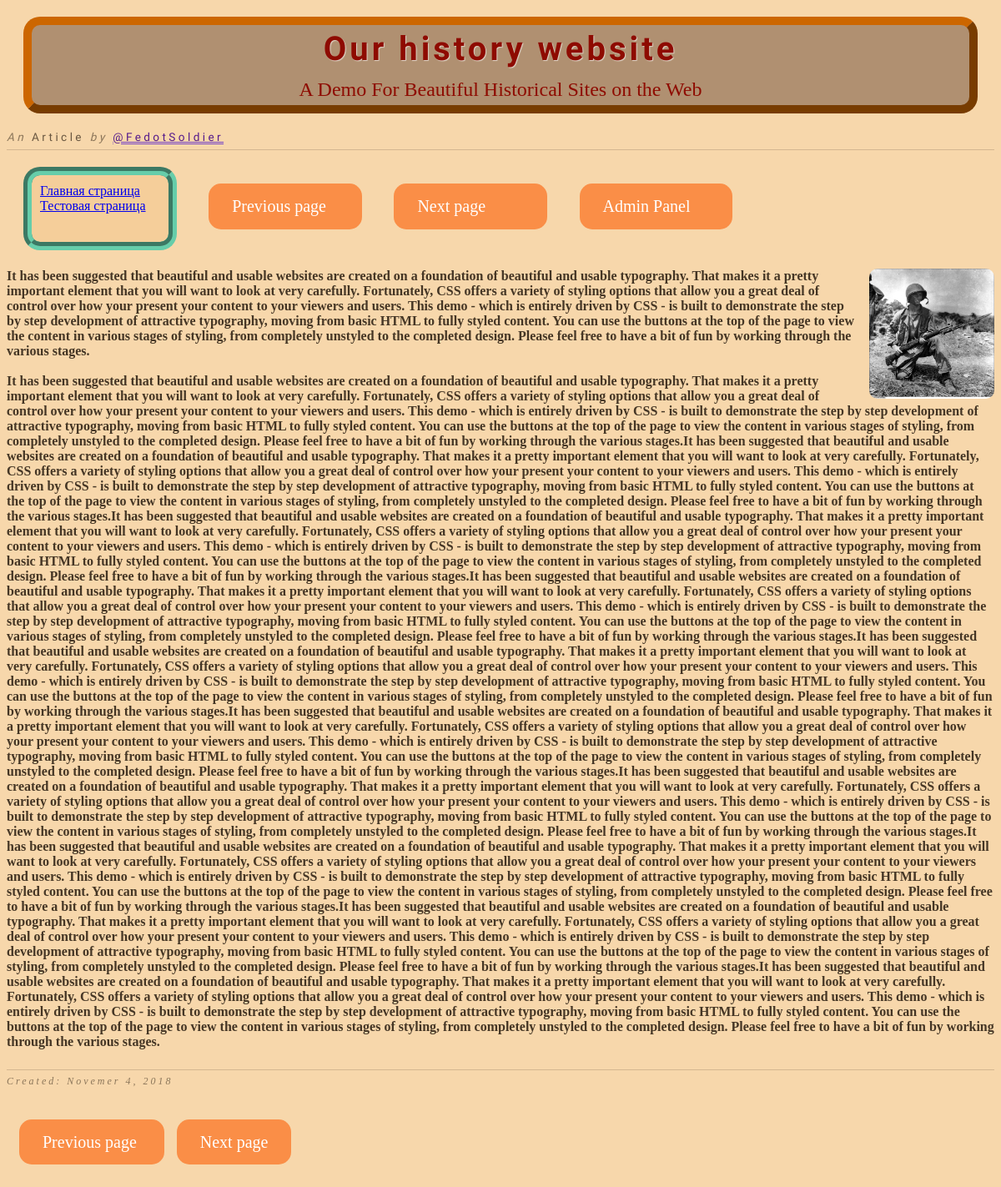
Before: / with the older database file.
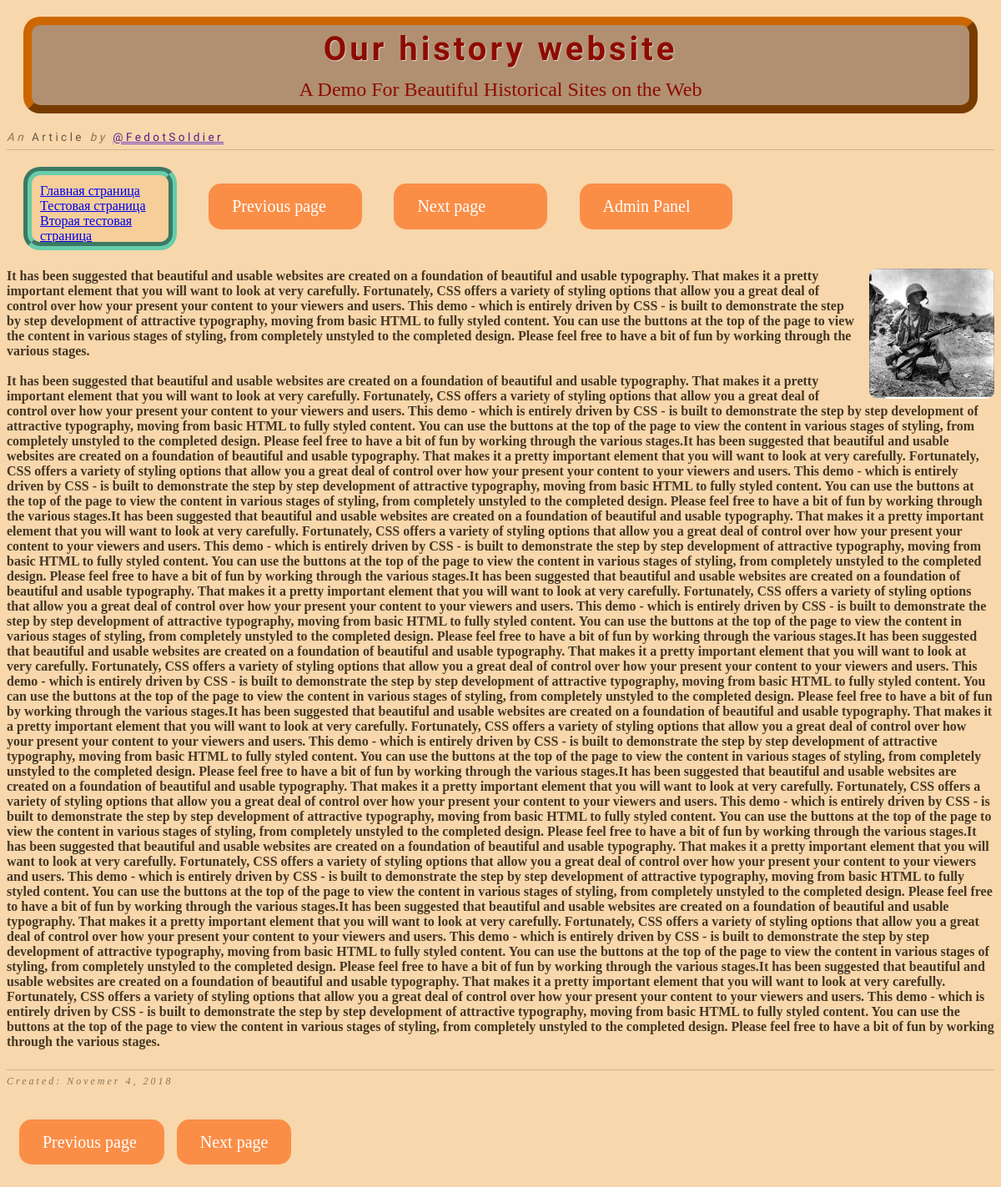
After: the same page with the newer database file.
### main/models.py (models this page shows, shortened)
class Page(models.Model):
	title = models.CharField(max_length=200)
	urlpattern_name = models.CharField(max_length=100)
	sort = models.IntegerField()

### main/views.py (the view)
# urls.py: path('', views.page_detail, {'pattern':'main_page'}),
def page_detail(request, pattern):
	pages = Page.objects.order_by('sort')
	return render(request, 'main/{}.html'.format(pattern), {'pages':pages})

### main/templates/main/main_page.html (shortened to what the changed rows need)
{% extends 'main/base.html' %}
{% load staticfiles %}
{% block links %}
	<link rel="stylesheet" href="{% static 'css/mainPage.css' %}">
{% endblock %}
{% block headline %}
	Our history website<span>A Demo For Beautiful Historical Sites on the Web</span>
{% endblock %}

### main/templates/main/base.html (shortened to what this page needs)
<!DOCTYPE html>
<html>
<head>
	{% block links %}
	{% endblock %}
</head>
<body>
	<h1>
		{% block headline %}{% endblock %}
	</h1>
	<div class="meta">
		An <span>Article</span> by <span><a href="">@FedotSoldier</a></span>
	</div>
	<div class="scroll-list one-line">
		{% for page in pages %}
			<a href="{% url 'page_detail' pattern=page.urlpattern_name %}">{{page.title}}</a> <br/>
		{% endfor %}
	</div>
	<a class="button one-line" href="{% url 'page_detail' pattern='main_page' %}">Previous page </a>
	<a class="button one-line" href="{% url 'page_detail' pattern='test_page' %}">Next page     </a>
	<a class="button one-line" href="/admin">Admin Panel</a>
	<br/><br/><br/><br/><br/><br/><br/>
	<div class="content">
		{% block content %}
		{% endblock %}
	</div>
	<br/><br/><br/>
	<a href="{% url 'page_detail' pattern='main_page' %}" class="button">Previous page </a>
	<a href="{% url 'page_detail' pattern='test_page' %}" class="button">Next page     </a>
	<br/><br/><br/>
</body>
</html>

Changed rows visible on the page:
added Page: title "Вторая тестовая страница"
